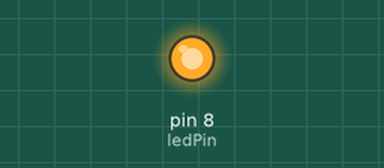
This sketch was run on a simulated Arduino Uno, built with avr-gcc and run on an emulated ATmega328P. Shown: output pins drawn as LEDs (lit = HIGH).

Above: at 0.5 s.
At 2.0 s:
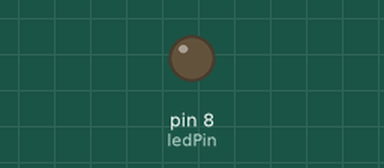
Timing chart, 0 to 10.4 s (numbered marks = the images above):
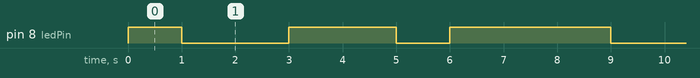

The sketch:

guia_de_ejercicios_24.ino
```cpp
//Ejercicio 4
int ledPin = 8;
int secuencia[] = {1, 0, 0, 1, 1, 0, 1, 1};
int num_elementos = sizeof(secuencia) / sizeof(secuencia[0]);
int pos = 0;

void setup() {
  pinMode(ledPin, OUTPUT);
}

void loop() {
  int estado = secuencia[pos];
  digitalWrite(ledPin, estado);
  delay(1000);
  pos++;

  if (pos >= num_elementos) {
    pos = 0;
  }
}
```

Measured:
- by itself, pin 8 (ledPin): repeats every 8.0 s: LOW 2.0 s, HIGH 2.0 s, LOW 1.0 s, HIGH 3.0 s
- by itself, everything shown: repeats every 8.0 s, in 4 steps
